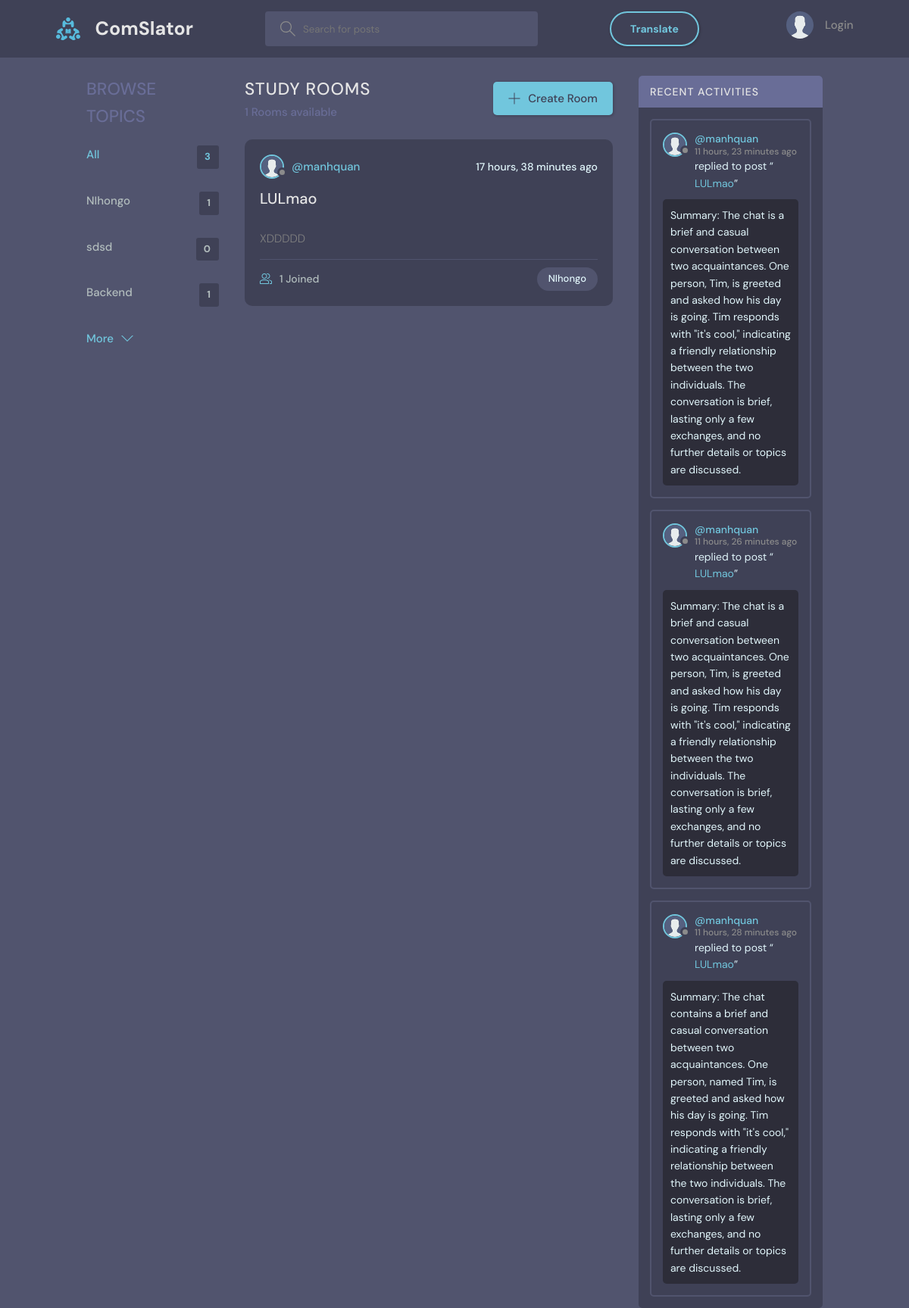
The app's page /?q=NIhongo with its own data.
### base/models.py (models this page shows, shortened)
class Topic(models.Model):
    name = models.CharField(max_length=200)

class Room(models.Model):
    host = models.ForeignKey(User, on_delete=models.SET_NULL, null=True)
    topic = models.ForeignKey(Topic, on_delete=models.SET_NULL, null=True)
    name = models.CharField(max_length=200)
    description = models.TextField(null=True, blank=True)
    participants = models.ManyToManyField(User, related_name='participants', blank=True)
    call_room_id = models.CharField(max_length=100, unique=True, null=True, blank=True)
    updated = models.DateTimeField(auto_now=True)
    created = models.DateTimeField(auto_now_add=True)
    class Meta:
        ordering = ['-updated', '-created']
    def __str__(self):
        return self.name

class User(AbstractBaseUser):
    STATUS = [
        ('online', 'online'),
        ('offline', 'offline'),
    ]
    name = models.CharField(max_length=200, null=True)
    username   = models.CharField(max_length=200, null=True)
    email      = models.EmailField(unique=True, null=True)
    password   = models.CharField(max_length=100)
    birth_date = models.DateField(null=True)
    status     = models.CharField(choices=STATUS, max_length=50, default='offline')
    is_superuser = models.BooleanField(default=False)
    bio = models.TextField(null=True)
    avatar = models.ImageField(null=True, default="avatar.svg")
    timezone = models.CharField(max_length=50, default='UTC')
    USERNAME_FIELD = 'email'
    REQUIRED_FIELDS = ['username', 'password']
    objects = UserManager()

class Message(models.Model):
    user = models.ForeignKey(User, on_delete=models.CASCADE)
    room = models.ForeignKey(Room, on_delete=models.CASCADE)
    body = models.TextField()
    image = models.ImageField(upload_to="", null=True, blank=True)
    translated_body = models.TextField(null=True, blank=True)
    updated = models.DateTimeField(auto_now=True)
    created = models.DateTimeField(auto_now_add=True)
    class Meta:
        ordering = ['-updated', '-created']

### base/views.py (the view)
# urls.py: path('', views.home, name="home"),
def home(request):
    q = request.GET.get('q') if request.GET.get('q') != None else ''
    rooms = Room.objects.filter(
        Q(topic__name__icontains=q) |
        Q(name__icontains=q) |
        Q(description__icontains=q)
    )
    topics = Topic.objects.all()[0:5]
    room_count = rooms.count()
    room_messages = Message.objects.filter(
        Q(room__topic__name__icontains=q))[0:3]
    context = {'rooms': rooms, 'topics': topics,
               'room_count': room_count, 'room_messages': room_messages}
    return render(request, 'base/home.html', context)

### base/templates/base/home.html (shortened to what this page needs)
{% extends 'main.html' %}
{% block content %}
<main class="layout layout--3">
  <div class="container">
    {% include 'base/topics_component.html' %}
    <div class="roomList">
      <div class="roomList__header">
        <div>
          <h2>Study Rooms</h2>
          <p>{{room_count}} Rooms available</p>
        </div>
        <a class="btn btn--main" href="{% url 'create-room' %}">
          <svg version="1.1" xmlns="http://www.w3.org/2000/svg" width="32" height="32" viewBox="0 0 32 32">
            <title>add</title>
            <path
              d="M16.943 0.943h-1.885v14.115h-14.115v1.885h14.115v14.115h1.885v-14.115h14.115v-1.885h-14.115v-14.115z">
            </path>
          </svg>
          Create Room
        </a>
      </div>
      {% include 'base/feed_component.html' %}
    </div>
    {% include 'base/activity_component.html' %}
  </div>
</main>
{% endblock %}

### base/templates/base/topics_component.html
<div class="topics">
    <div class="topics__header">
        <h2>Browse Topics</h2>
    </div>
    <ul class="topics__list">
        <li>
            <a href="{% url 'home' %}" class="active">All <span>{{topics.count}}</span></a>
        </li>
        {% for topic in topics %}
        <li>
            <a href="{% url 'home' %}?q={{topic.name}}">{{topic.name}}<span>{{topic.room_set.all.count}}</span></a>
        </li>
        {% endfor %}
    </ul>
    <a class="btn btn--link" href="{% url 'topics' %}">
        More
        <svg version="1.1" xmlns="http://www.w3.org/2000/svg" width="32" height="32" viewBox="0 0 32 32">
            <title>chevron-down</title>
            <path d="M16 21l-13-13h-3l16 16 16-16h-3l-13 13z"></path>
        </svg>
    </a>
</div>

### base/templates/base/feed_component.html (shortened to what this page needs)
{% for room in rooms %}
<div class="roomListRoom">
  <div class="roomListRoom__header">
    <a
      href="{% url 'user-profile' room.host.id %}"
      class="roomListRoom__author"
    >
      <div class="avatar avatar--small">
        <img src="{{room.host.avatar.url}}" />
      </div>
      <span>@{{room.host.username}}</span>
    </a>
    <div class="roomListRoom__actions">
      <span>{{room.created|timesince}} ago</span>
    </div>
  </div>
  <div class="roomListRoom__content">
    <a href="{% url 'room' room.id %}">{{room.name}}</a>
  </div>
  <div class="roomListRoom__description">
    <a>{{room.description}}</a>
  </div>
  <div class="roomListRoom__meta">
    <a href="{% url 'room' room.id %}" class="roomListRoom__joined">
      {{room.participants.all.count}} Joined
    </a>
    <p class="roomListRoom__topic">{{room.topic.name}}</p>
  </div>
</div>
{% endfor %}

### base/templates/base/activity_component.html (shortened to what this page needs)
<div class="activities">
    <div class="activities__header">
        <h2>Recent Activities</h2>
    </div>
    {% for message in room_messages %}
    <div class="activities__box">
        <div class="activities__boxHeader roomListRoom__header">
            <a href="{% url 'user-profile' message.user.id %}" class="roomListRoom__author">
                <div class="avatar avatar--small">
                    <img src="{{message.user.avatar.url}}" />
                </div>
                <p>
                    @{{message.user.username}}
                    <span>{{message.created|timesince}} ago</span>
                </p>
            </a>
        </div>
        <div class="activities__boxContent">
            <p>replied to post “<a href="{% url 'room' message.room.id %}">{{message.room}}</a>”</p>
            <div class="activities__boxRoomContent">{{message.body}}</div>
        </div>
    </div>
    {% endfor %}
</div>

### static/styles/style1.css (style rules this page uses)
body { margin: 0; padding: 0; background-color: #51546e; color: #e1f6fb; font-family: "DM Sans", -apple-system, BlinkMacSystemFont, "Segoe UI", Roboto, Oxygen, Ubuntu, Cantarell, "Open Sans", "Helvetica Neue", sans-serif; }
main { width: 1400px; margin: 0 auto; height: 75vh; }
@media screen and (max-width: 1400px) { main { width: 90%; margin: 0 auto; } }

### records on screen
Topic: name "NIhongo", room_set.all.count "1"
Topic: name "sdsd", room_set.all.count "0"
Topic: name "Backend", room_set.all.count "1"
Room: host.avatar (placeholder picture), host.username "manhquan", created "17 hours, 38 minutes", name "LULmao", description "XDDDDD", participants.all.count "1", topic.name "NIhongo"
Message: user.avatar (placeholder picture), user.username "manhquan", created "11 hours, 23 minutes", room "LULmao", body "Summary: The chat is a brief and casual conversation between two acquaintances. One person, Tim, is greeted and asked how his day is going. Tim responds with \"it's cool,\" indicating a friendly relationship between the two individuals. The conversation is brief, lasting only a few exchanges, and no further details or topics are discussed."
Message: user.avatar (placeholder picture), user.username "manhquan", created "11 hours, 26 minutes", room "LULmao", body "Summary: The chat is a brief and casual conversation between two acquaintances. One person, Tim, is greeted and asked how his day is going. Tim responds with \"it's cool,\" indicating a friendly relationship between the two individuals. The conversation is brief, lasting only a few exchanges, and no further details or topics are discussed."
Message: user.avatar (placeholder picture), user.username "manhquan", created "11 hours, 28 minutes", room "LULmao", body "Summary: The chat contains a brief and casual conversation between two acquaintances. One person, named Tim, is greeted and asked how his day is going. Tim responds with \"it's cool,\" indicating a friendly relationship between the two individuals. The conversation is brief, lasting only a few exchanges, and no further details or topics are discussed."

### other values on screen
{{ topics.count }} "3"
{{ room_count }} "1"
